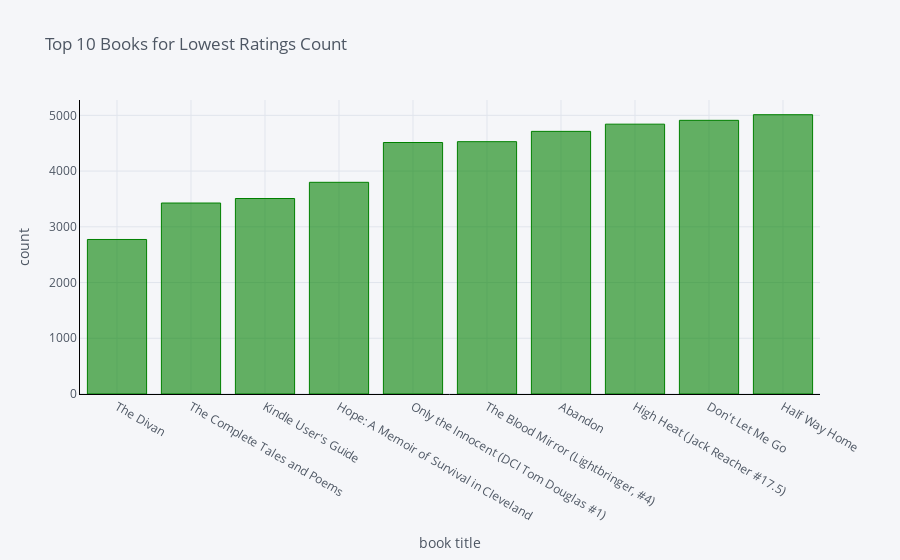

Notebook code cell kept with this figure:
### Markdown cell above
<b>Which book titles had the lowest ratings count?</b>

### Code cell
# get top 10 highest rating counts for book titles
df_plot = df_title_ratingscount.nsmallest(10, ['ratings_count']).set_index('title')['ratings_count']

# plot top 10 
df_plot.iplot(
    kind='bar',
    bins=5,
    xTitle='book title',
    yTitle='count',
    color='green',
    linecolor='black',
    title='Top 10 Books for Lowest Ratings Count')

### Figure 1 — Plotly figure (JSON) as saved in the notebook; plotly's stock layout.template omitted (floating-point values rounded to 4 significant figures)
{"data": [{"marker": {"color": "rgba(0, 128, 0, 0.6)", "line": {"color": "rgba(0, 128, 0, 1.0)", "width": 1}}, "name": "ratings_count", "orientation": "v", "text": "", "type": "bar", "x": ["The Divan", "The Complete Tales and Poems", "Kindle User's Guide", "Hope: A Memoir of Survival in Cleveland", "Only the Innocent (DCI Tom Douglas #1)", "The Blood Mirror (Lightbringer, #4)", "Abandon", "High Heat (Jack Reacher #17.5)", "Don't Let Me Go", "Half Way Home"], "y": [2773, 3427, 3508, 3799, 4513, 4528, 4713, 4842, 4911, 5012]}], "layout": {"legend": {"bgcolor": "#F5F6F9", "font": {"color": "#4D5663"}}, "paper_bgcolor": "#F5F6F9", "plot_bgcolor": "#F5F6F9", "title": {"font": {"color": "#4D5663"}, "text": "Top 10 Books for Lowest Ratings Count"}, "xaxis": {"gridcolor": "#E1E5ED", "linecolor": "black", "showgrid": true, "tickfont": {"color": "#4D5663"}, "title": {"font": {"color": "#4D5663"}, "text": "book title"}, "zerolinecolor": "#E1E5ED"}, "yaxis": {"gridcolor": "#E1E5ED", "linecolor": "black", "showgrid": true, "tickfont": {"color": "#4D5663"}, "title": {"font": {"color": "#4D5663"}, "text": "count"}, "zerolinecolor": "#E1E5ED"}}}
